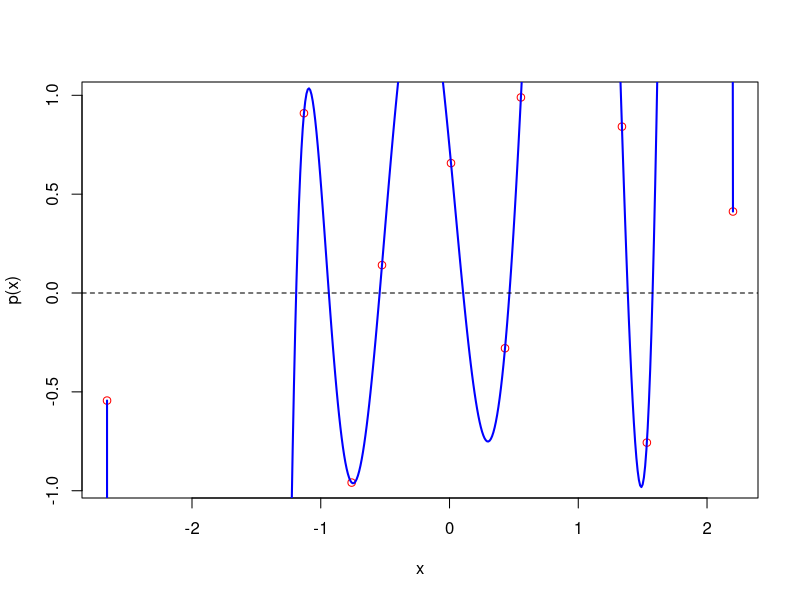

Write R code to recreate this figure.
# https://physics.ujep.cz/~jskvor/NME/NUM-24-02-18.pdf

# 1.

trapezoid <- function(f, a, b, n) {
  h <- (b - a) / n
  integral <- 0
  for (i in 0:(n - 1)) {
    x_left  <- a + i * h
    x_right <- a + (i + 1) * h
    integral <- integral + (h / 2) * (f(x_left) + f(x_right))
  }
  return(integral)
}

bisection <- function(f, a, b, eps) {
  fa <- f(a)
  fb <- f(b)
  if (fa * fb >= 0) {
    stop("Function does not change sign on the interval")
  }
  while (abs(b - a) > eps) {
    c  <- (a + b) / 2
    fc <- f(c)
    if (fa * fc < 0) {
      b  <- c
      fb <- fc
    } else {
      a  <- c
      fa <- fc
    }
  }
  return((a + b) / 2)
}

inner_integral <- function(alpha) {
  f <- function(x) { exp(-alpha * x) * sin(x) }
  trapezoid(f, 0, 2*pi, n = 500)
}

outer_integral <- function(p) {
  g <- function(alpha) inner_integral(alpha)
  trapezoid(g, 0, p, n = 200)
}

F <- function(p) {
  outer_integral(p) - 1.31848
}

p <- bisection(F, a = 0, b = 20, eps = 1e-6)
print(p) # 10.1513









# 2.

# i = řádek matice
# j = sloupec matice
# y je v tomto kontextu jakoby 'b'
#  - zadání matice je většinou Ax = b (kde A je matice a b vektor pravých stran)
#  - zde je to zadáno jako Ax = y, tak to budeme respektovat

# 1. dílčí úloha

gaussPivot <- function(A,b) {
  Ab <- cbind(A, b)
  n <- length(b)
  for(k in 1:(n-1)) {
    pivot <- which.max(abs(Ab[k:n,k])) + k - 1
    if(pivot != k){
      j <- k:(n+1)
      pom <- Ab[k,j]
      Ab[k,j] <- Ab[pivot,j]
      Ab[pivot,j] <- pom
    }
    for (i in (k+1):n) {
      j <- (k+1):(n+1)
      nasobek <- Ab[i,k] / Ab[k,k]
      Ab[i,j] <- Ab[i,j] - nasobek*Ab[k,j]
    }
  }
  x <- b
  x[n] <- Ab[n,n+1] / Ab[n,n]
  for(i in (n-1):1){
    j <- (i+1):n
    x[i] <- (Ab[i,n+1]-sum(Ab[i,j]*x[j]))/Ab[i,i]
  }
  return(x)
}

trapezoidal_rule <- function(f,a,b,n)
{
  h<-(b-a)/n #sirka intervalu
  x<- a+(b-a)*(0:(n))/n # n+1 bodu
  
  suma<-(f(x[1])+f(x[n+1]))/2
  
  if(n>1){
    suma<-suma+sum(f(x[2:n])) 
    return(suma*h)
  }
  return(sum(f(x))*h)
}

n <- 10
A <- matrix(0, n, n)

for (i in 1:n) {
  for (j in 1:n) {
    A[i, j] <- cos((i - 1) * j) - j
  }
}

y <- numeric(n)
for (i in 1:n) {
  y[i] <- sin(i)
}

x <- gaussPivot(A, y)
print(x)

# 2. dílčí úloha

#Lagrangeova interpolace
Lagrange<-function(t, x, y){ #t je naše konkrétní x, které budeme dosazovat, x je vektor x1, x2, ..., xn
  n<-length(x)
  soucet<-0
  for(i in 1:n){
    soucin<-1
    for(j in 1:n){
      if(j!=i) {
        soucin<-soucin*(t-x[j])/(x[i]-x[j])
      }
    }
    soucet<-soucet + y[i]*soucin
  }
  return(soucet)
}


# 2.

# i = řádek matice
# j = sloupec matice
# y je v tomto kontextu jakoby 'b'
#  - zadání matice je většinou Ax = b (kde A je matice a b vektor pravých stran)
#  - zde je to zadáno jako Ax = y, tak to budeme respektovat

# 1. dílčí úloha

gaussPivot <- function(A,b) {
  Ab <- cbind(A, b)
  n <- length(b)
  for(k in 1:(n-1)) {
    pivot <- which.max(abs(Ab[k:n,k])) + k - 1
    if(pivot != k){
      j <- k:(n+1)
      pom <- Ab[k,j]
      Ab[k,j] <- Ab[pivot,j]
      Ab[pivot,j] <- pom
    }
    for (i in (k+1):n) {
      j <- (k+1):(n+1)
      nasobek <- Ab[i,k] / Ab[k,k]
      Ab[i,j] <- Ab[i,j] - nasobek*Ab[k,j]
    }
  }
  x <- b
  x[n] <- Ab[n,n+1] / Ab[n,n]
  for(i in (n-1):1){
    j <- (i+1):n
    x[i] <- (Ab[i,n+1]-sum(Ab[i,j]*x[j]))/Ab[i,i]
  }
  return(x)
}

trapezoidal_rule <- function(f,a,b,n)
{
  h<-(b-a)/n #sirka intervalu
  x<- a+(b-a)*(0:(n))/n # n+1 bodu
  
  suma<-(f(x[1])+f(x[n+1]))/2
  
  if(n>1){
    suma<-suma+sum(f(x[2:n])) 
    return(suma*h)
  }
  return(sum(f(x))*h)
}

n <- 10
A <- matrix(0, n, n)

for (i in 1:n) {
  for (j in 1:n) {
    A[i, j] <- cos((i - 1) * j) - j
  }
}

y <- numeric(n)
for (i in 1:n) {
  y[i] <- sin(i)
}

x <- gaussPivot(A, y)
print(x)

# 2. dílčí úloha

Lagrange <- function(t, x, y){ #t je naše konkrétní x, které budeme dosazovat, x je vektor x1, x2, ..., xn
  n<-length(x)
  soucet<-0
  for(i in 1:n){
    soucin<-1
    for(j in 1:n){
      if(j!=i) {
        soucin<-soucin*(t-x[j])/(x[i]-x[j])
      }
    }
    soucet<-soucet + y[i]*soucin
  }
  return(soucet)
}

x_min <- min(x)
x_max <- max(x)

x_plot <- seq(x_min, x_max, length.out = 500)
p_values <- sapply(x_plot, Lagrange, x = x, y = y)

plot(x, y, pch = 21, col = "red", bg = NA, xlab = "x", ylab = "p(x)")
lines(x_plot, p_values, col = "blue", lwd = 2)
abline(h = 0, lty = 2)

bisection <- function(f, a, b, eps) {
  fa <- f(a)
  fb <- f(b)
  if (fa * fb >= 0) {
    stop("Function does not change sign on the interval")
  }
  while (abs(b - a) > eps) {
    c  <- (a + b) / 2
    fc <- f(c)
    if (fa * fc < 0) {
      b  <- c
      fb <- fc
    } else {
      a  <- c
      fa <- fc
    }
  }
  return((a + b) / 2)
}

sign_changes <- which(diff(sign(p_values)) != 0)

p_fun <- function(t) {
  Lagrange(t, x, y)
}

i <- sign_changes[1]
x_zero <- bisection(p_fun, x_plot[i], x_plot[i+1], 1e-6)
x_zero

integral <- trapezoidal_rule(p_fun, x_min, x_max, n = 500)
integral